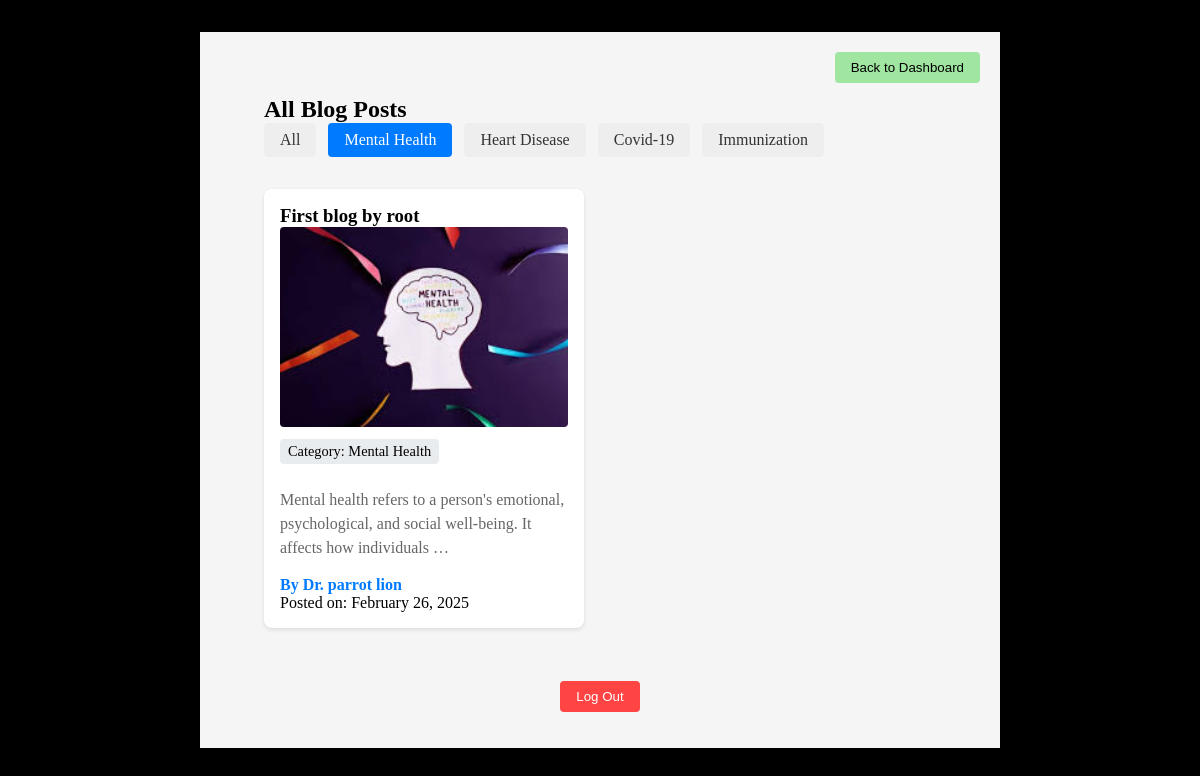
The page /all-posts/?category=mental_health (signed in) on the database its author committed.
### task1/models.py (models this page shows, shortened)
class BlogPost(models.Model):
    CATEGORIES = [
        ('mental_health', 'Mental Health'),
        ('heart_disease', 'Heart Disease'),
        ('covid19', 'Covid-19'),
        ('immunization', 'Immunization'),
    ]
    doctor = models.ForeignKey(Doctor, on_delete=models.CASCADE)
    title = models.CharField(max_length=200)
    image = models.ImageField(upload_to='blog_images/')
    category = models.CharField(max_length=50, choices=CATEGORIES)
    summary = models.TextField()
    content = models.TextField()
    is_draft = models.BooleanField(default=False)
    created_at = models.DateTimeField(auto_now_add=True)
    updated_at = models.DateTimeField(auto_now=True)
    class Meta:
        ordering = ['-created_at']

class Doctor(models.Model):
    user_profile = models.OneToOneField(UserProfile, on_delete=models.CASCADE)

class UserProfile(models.Model):
    user = models.OneToOneField(User, on_delete=models.CASCADE)
    profile_picture = models.ImageField(upload_to='profile_pictures/')
    address_line1 = models.CharField(max_length=255)
    city = models.CharField(max_length=100)
    state = models.CharField(max_length=100)
    pincode = models.CharField(max_length=10)
    user_type = models.CharField(max_length=10, choices=[
        ('patient', 'Patient'),
        ('doctor', 'Doctor')
    ])

### task1/views.py (the view)
# urls.py: path('all-posts/', views.all_posts, name='all_posts'),
@login_required
def all_posts(request):
    if request.user.userprofile.user_type != 'patient':
        return redirect('index')
    category = request.GET.get('category', '')
    posts = BlogPost.objects.filter(is_draft=False)
    if category:
        posts = posts.filter(category=category)
    return render(request, 'task1/all_posts.html', {
        'posts': posts,
        'categories': BlogPost.CATEGORIES,
        'selected_category': category
    })

### task1/templates/task1/all_posts.html (shortened to what this page needs)
<!DOCTYPE html>
<html lang="en">
<head>
  {% load static %}
  <link rel="stylesheet" href="{% static 'task1/index.css' %}">
</head>
<body>
  <section>
    <div class="top-nav">
      <button class="blog-btn"><a href="{% url 'index' %}">Back to Dashboard</a></button>
    </div>
    <div class="blog-container">
      <h2>All Blog Posts</h2>
      <div class="category-filter">
        <a href="{% url 'all_posts' %}" {% if not selected_category %}class="active"{% endif %}>All</a>
        {% for code, name in categories %}
          <a href="{% url 'all_posts' %}?category={{ code }}"
             {% if selected_category == code %}class="active"{% endif %}>
            {{ name }}
          </a>
        {% endfor %}
      </div>
      <div class="blog-posts">
        {% for post in posts %}
          <div class="blog-post">
            <a href="{% url 'blog_detail' post.id %}" class="blog-post-link">
              <h3>{{ post.title }}</h3>
              <img src="{{ post.image.url }}" alt="{{ post.title }}">
              <p class="category">Category: {{ post.get_category_display }}</p>
              <p class="summary">{{ post.summary|truncatewords:15 }}</p>
              <p class="author">By Dr. {{ post.doctor.user_profile.user.get_full_name }}</p>
              <p class="date">Posted on: {{ post.created_at|date:"F j, Y" }}</p>
            </a>
          </div>
        {% empty %}
          <p class="no-posts">No blog posts available.</p>
        {% endfor %}
      </div>
    </div>
    <div class="logout">
      <button><a href="{% url 'logout' %}">Log Out</a></button>
    </div>
  </section>
</body>
</html>

### task1/static/task1/index.css (style rules this page uses)
* { margin: 0; padding: 0; box-sizing: border-box; list-style: none; }
body { background-color: black; }
section { width: 800px; min-height: 600px; background-color: #f5f5f5; margin: 2rem auto; position: relative; padding: 2rem; left: 0; }
.logout { position: relative; width: 100%; height: 40px; background-color: transparent; display: flex; justify-content: center; align-items: center; margin-top: 1rem; bottom: 0; }
button { background-color: rgb(160, 229, 160); }
a { text-decoration: none; }
.logout button { padding: 0.5rem 1rem; background-color: #ff4444; border: none; border-radius: 4px; cursor: pointer; transition: background-color 0.3s; }
.logout button a { color: white; text-decoration: none; }
.blog-container { max-width: 1200px; margin: 0 auto; padding: 2rem; }
.blog-posts { display: grid; grid-template-columns: repeat(auto-fill, minmax(300px, 1fr)); gap: 2rem; }
.blog-post { cursor: pointer; transition: transform 0.3s ease, box-shadow 0.3s ease; background-color: #fff; border-radius: 8px; padding: 1rem; box-shadow: 0 2px 4px rgba(0,0,0,0.1); }
.blog-post img { width: 100%; height: 200px; object-fit: cover; border-radius: 4px; }
.category-filter { margin-bottom: 2rem; }
.category-filter a { display: inline-block; padding: 0.5rem 1rem; margin-right: 0.5rem; background-color: #eee; border-radius: 4px; text-decoration: none; color: #333; }
.category-filter a.active { background-color: #007bff; color: #fff; }
.top-nav { position: absolute; top: 20px; right: 20px; }
.blog-btn { background-color: rgb(160, 229, 160); padding: 0.5rem 1rem; border: none; border-radius: 4px; cursor: pointer; }
.blog-btn a { color: black; text-decoration: none; }
.blog-post .summary { color: #666; margin: 1rem 0; line-height: 1.5; }
.blog-post .author { color: #007bff; font-weight: bold; margin-top: 0.5rem; }
.blog-post .category { display: inline-block; padding: 0.25rem 0.5rem; background-color: #e9ecef; border-radius: 4px; margin: 0.5rem 0; font-size: 0.9rem; }
.blog-post-link { text-decoration: none; color: inherit; display: block; }

### rows shown on the page
BlogPost: title "First blog by root", image (picture), category "Mental Health", summary "Mental health refers to a person's emotional, psychological, and social well-being. It affects how individuals …", doctor.user_profile.user.get_full_name "parrot lion", created_at "February 26, 2025"

### other values the page prints
{{ name }} "Mental Health" "Heart Disease" "Covid-19" "Immunization"
